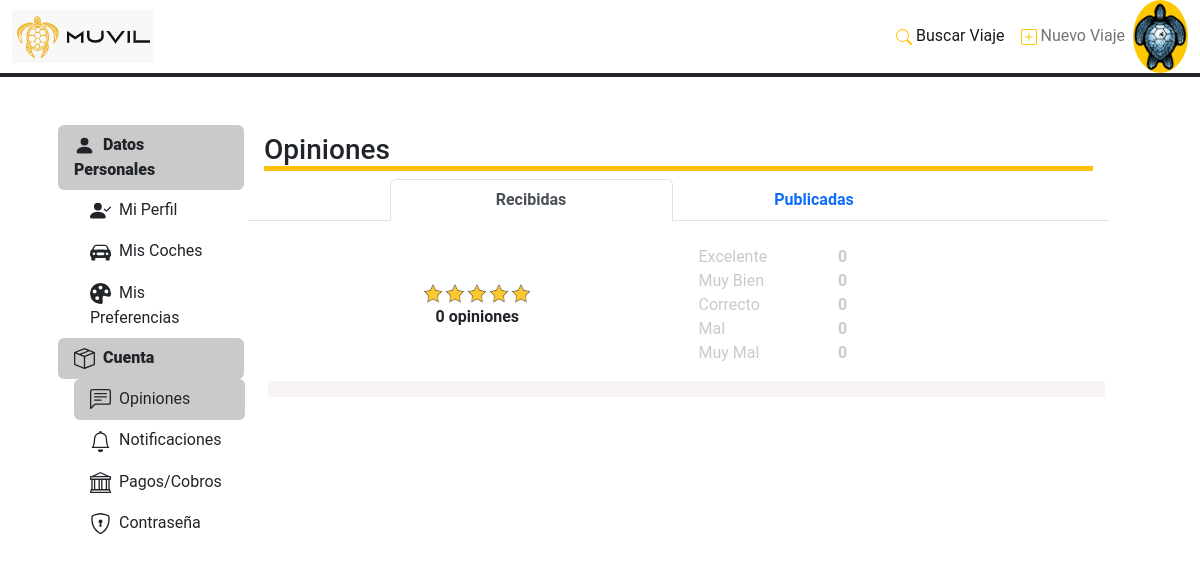
The page /menu_usuario/opiniones/1 on the database as committed earlier.
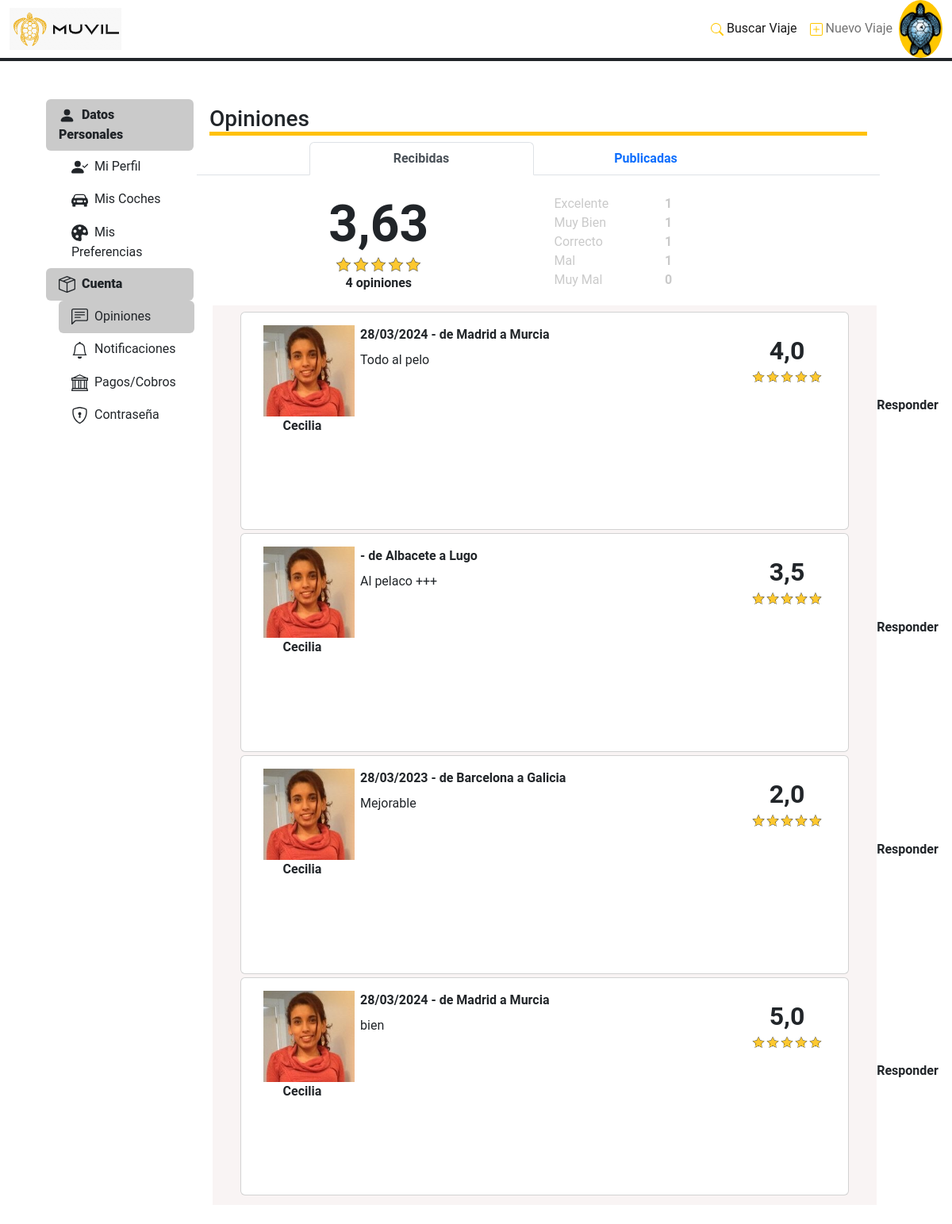
The same page on the database as committed later.
### Aplicaciones/FrontEnd/models.py (models this page shows, shortened)
class Opiniones (models.Model):
    id_persona_publicador = models.ForeignKey(Personas,to_field='id', on_delete=models.CASCADE, related_name='id_publicador')
    id_persona_receptor = models.ForeignKey(Personas, to_field='id', on_delete=models.CASCADE, related_name='id_receptor')
    id_viaje = models.ForeignKey(Viajes, to_field='id', null=True, blank=True, on_delete=models.CASCADE)
    puntuacion = models.DecimalField(max_digits=2, decimal_places=1, default=3.5)
    categoria_puntuacion = models.PositiveIntegerField(choices=categorias_puntuacion, default=3)
    mensaje_opinion = models.CharField(max_length=3000, blank=True, null=True)
    flg_respuesta = models.BooleanField(default=False)
    mensaje_respuesta = models.CharField(max_length=3000, blank=True, null=True)
    fec_created = models.DateTimeField(auto_now_add=True)
    fec_updated = models.DateTimeField(auto_now=True)
    class Meta:
        verbose_name = 'opiniones'
        verbose_name_plural = 'opiniones'

class Personas (models.Model):
    nombre = models.CharField(max_length=64)
    apellido1 = models.CharField(max_length=64)
    apellido2 = models.CharField(max_length=64, blank=True, null=True)
    fec_nacimiento = models.DateField(blank=True, null=True)
    tipo_documento = models.CharField (max_length=8)
    numero_documento = models.CharField(max_length=32)
    email = models.CharField(max_length=320)
    numero_telefono = models.PositiveIntegerField(validators=[MaxValueValidator(999999999)])
    genero = models.CharField(max_length=1, choices=genero, default='F', blank=True, null=True)
    password = models.CharField(max_length=30, default='<NO_PASSWORD>')
    puntuacion = models.DecimalField(max_digits=2, decimal_places=1, default=3.5, blank=True, null=True)
    prestigio = models.CharField(max_length=2, choices=prestigio, default='B', blank=True, null=True)
    numero_opiniones = models.PositiveIntegerField(default = '0', blank=True, null=True)
    descripcion = models.CharField(max_length=3000, blank=True, null=True)
    imagen = models.ImageField(upload_to='images/users_profile', default="images/users_profile/avatar-mujer.jpg")
    pref_conversacion = models.PositiveIntegerField(default='1')
    pref_musica = models.PositiveIntegerField(default='1')
    pref_mascota = models.PositiveIntegerField(default='1')
    pref_fumar = models.PositiveIntegerField(default='1')
    pref_comida = models.PositiveIntegerField(default='1')
    notif_noticiasofertas = models.PositiveIntegerField(default='3')
    notif_opiniones = models.PositiveIntegerField(default='3')
    notif_reservas = models.PositiveIntegerField(default='3')
    fec_created = models.DateTimeField(auto_now_add=True)
    fec_updated = models.DateTimeField(auto_now=True)
    class Meta:
        verbose_name = 'personas'
        verbose_name_plural = 'personas'

class Viajes (models.Model):
    id_persona = models.ForeignKey(Personas, to_field='id', on_delete=models.CASCADE)
    ciudad_origen = models.CharField(max_length=64)
    ciudad_destino = models.CharField(max_length=64)
    flg_ida_vuelta = models.BooleanField(default=False)
    fecha_ida = models.DateField(blank=True, null=True)
    fecha_vuelta = models.DateField(blank=True, null=True)
    numero_asientos_viaje = models.PositiveSmallIntegerField()
    '''flg_solicitado = models.BooleanField(default=False)
    flg_reservado = models.BooleanField(default=False)
    flg_cancelado = models.BooleanField(default=False)
    flg_incidencia = models.BooleanField(default=False)'''
    estado = models.PositiveIntegerField(choices=estados_viajes, default=1)
    importe_total_asiento = models.DecimalField(max_digits = 5,decimal_places = 2)
    importe_comision_asiento = models.DecimalField(max_digits = 5,decimal_places = 2)
    importe_conductor_asiento = models.DecimalField(max_digits = 5,decimal_places = 2)
    numero_asientos_libres = models.PositiveIntegerField(default=0)
    hora_ida = models.TimeField()
    hora_vuelta = models.TimeField(blank=True, null=True)
    fechor_ida = models.DateTimeField()
    fechor_vuelta = models.DateTimeField(blank=True, null=True)
    id_vehiculo = models.ForeignKey(Vehiculos, to_field='id', null=True, blank=True, on_delete=models.CASCADE)
    fec_created = models.DateTimeField(auto_now_add=True)
    fec_updated = models.DateTimeField(auto_now=True)
    class Meta:
        verbose_name = 'viajes'
        verbose_name_plural = 'viajes'

### Aplicaciones/FrontEnd/views.py (the view)
# urls.py: path('menu_usuario/opiniones/<int:idP>', v_menu_usuario_opiniones, name='n_menu_usuario_opiniones'),
def v_menu_usuario_opiniones(request, idP):
    usuario = Personas.objects.get(id=idP)
    opiniones_recibidas = Opiniones.objects.all().filter(id_persona_receptor=usuario)
    opiniones_publicadas = Opiniones.objects.all().filter(id_persona_publicador=usuario)
    opiniones_cat_dict = dict()
    for x in reversed(range(len(categorias_puntuacion))):  # de 0 a 4 (5 iteraciones)
        categoria = categorias_puntuacion[x][1]
        count_opiniones = opiniones_recibidas.filter(categoria_puntuacion=(x+1)).count()
        opiniones_cat_dict.update({categoria: count_opiniones})
    avg_puntuacion = opiniones_recibidas.aggregate(avg_punt=Avg('puntuacion'))
    total_opiniones = opiniones_recibidas.count()
    args = {
            "idP": idP,
            "usuario": usuario,
            "opiniones_recibidas": opiniones_recibidas,
            "opiniones_publicadas": opiniones_publicadas,
            "avg_puntuacion": avg_puntuacion,
            "total_opiniones": total_opiniones,
            "opiniones_cat_dict": opiniones_cat_dict
    }
    return render(request, 'menu_usuario_opiniones.html', args)

### Aplicaciones/FrontEnd/templates/menu_usuario_opiniones.html (shortened to what the changed rows need)
{% extends "menu_usuario_navbar.html" %}
{% load static %}
{% block contenido_tab %}
				<div class="tab-pane fade show active" id="v-pills-opiniones" role="tabpanel" aria-labelledby="v-pills-opiniones-tab">
					<div class="row tab-content" id="opinion-nav-tabContent">
					  	<div class="tab-pane fade show active" id="nav-received" role="tabpanel" aria-labelledby="nav-posted-tab">
							<div class="container-fluid mx-2 my-4" id="opiniones-recibidas">
								<div class="row" id="opiniones-header">
									<div class="col-5 col-lg-6 align-self-center" id="opiniones-resumen">
										<div class="row" id="puntuacion">
											<div class="col d-flex justify-content-center">
												<p class="display-3 fw-bold mb-0">
													{{ avg_puntuacion.avg_punt|floatformat:2 }}
												</p>
											</div>
										</div>
										<div class="row" id="numero_opiniones">
											<div class="col d-flex justify-content-center fw-bold">
												{{ total_opiniones }} opiniones
											</div>
										</div>
									</div>
									<div class="col-7 col-lg-6" id="opiniones-categorias">
										{% for key, values in opiniones_cat_dict.items %}
										<div class="row" id="opiniones_cat">
											<div class="col-6 col-lg-4 font2-muvil">
												{{ key }}
											</div>
											<div class="col-4 fw-bold font2-muvil">
												{{ values }}
											</div>
										</div>
										{% endfor %}
									</div>
								</div>
								<div class="row mt-3 py-2" id="opiniones-list">
									{% for or in opiniones_recibidas %}
									<div class="card mx-auto col-11 mb-1" id="opinion-card">
										<div class="row no-gutters card-body pb-1">
											<div class="col-6 col-lg-2 card-block order-1 order-lg-1 opinion-photo" id="opinion-photo">
												<div class="img-container-opinion mx-auto">
													{% if or.id_persona_publicador.imagen %}
														<img class="mx-auto d-block" src="{{ or.id_persona_publicador.imagen.url }}">
													{% endif %}
												</div>
												<p class="fs-6 fw-bold mb-0 text-center opinion-photo">
													{{or.id_persona_publicador.nombre}}
												</p>
											</div>
											<div class="col-12 col-lg-8 card-block order-3 order-lg-2" id="opinion-body">
												<div class="row card-title" id="opinion-header">
													<div class="col fw-bold fs-6">
														{{ or.id_viaje.fecha_ida|date:"d/m/Y" }} - de {{or.id_viaje.ciudad_origen}} a {{or.id_viaje.ciudad_destino}}
													</div>
												</div>
												<div class="row" id="opinion-comment">
													<div class="col fs-6">
														{{or.mensaje_opinion}}
													</div>
												</div>
											</div>
											<div class="col-6 col-lg-2 card-block order-2 order-lg-3" id="opinion-score">
												<div class="row mt-2" id="opinion-score">
													<div class="col d-flex justify-content-center">
														<p class="fs-2 fw-bold mb-0">
															{{or.puntuacion}}
														</p>
													</div>
												</div>
												<div class="row" id="opinion-rating">
													<div class="col d-flex justify-content-center">
														<img class="img-fluid" src='{% static "img/rating_stars.jpg" %}' height="20px" width="100px">
													</div>
												</div>
												<div class="row pt-2" id="opinion-answer">
													<div class="col d-flex justify-content-center">
														{% if or.flg_respuesta %}
														<button class="btn d-flex">
															<a href="" alt="Respondido"><embed src='{% static "icon/tag.svg" %}' alt="Respondido"/></a>
															<b class="ps-1 fs-6">Respondido</b>
														</button>
														{% else %}
														<button class="btn d-flex">
															<a href="" alt="Responder"><embed src='{% static "icon/reply.svg" %}' alt="Responder"/></a>
															<b class="ps-1 fs-6">Responder</b>
														</button>
														{% endif %}
													</div>
												</div>
											</div>
										</div>
								</div>
									{% endfor %}
								</div>
							</div>
						</div>
					</div>
				</div>
{% endblock %}

Rows that differ between the two databases and show on the page:
added Opiniones: id_persona_publicador.imagen (picture), id_persona_publicador.nombre "Cecilia", id_viaje.fecha_ida "28/03/2024", id_viaje.ciudad_origen "Madrid", id_viaje.ciudad_destino "Murcia", mensaje_opinion "Todo al pelo", puntuacion "4,0", flg_respuesta "Responder"
added Opiniones: id_persona_publicador.imagen (picture), id_persona_publicador.nombre "Cecilia", id_viaje.ciudad_origen "Albacete", id_viaje.ciudad_destino "Lugo", mensaje_opinion "Al pelaco +++", puntuacion "3,5", flg_respuesta "Responder"
added Opiniones: id_persona_publicador.imagen (picture), id_persona_publicador.nombre "Cecilia", id_viaje.fecha_ida "28/03/2023", id_viaje.ciudad_origen "Barcelona", id_viaje.ciudad_destino "Galicia", mensaje_opinion "Mejorable", puntuacion "2,0", flg_respuesta "Responder"
added Opiniones: id_persona_publicador.imagen (picture), id_persona_publicador.nombre "Cecilia", id_viaje.fecha_ida "28/03/2024", id_viaje.ciudad_origen "Madrid", id_viaje.ciudad_destino "Murcia", mensaje_opinion "bien", puntuacion "5,0", flg_respuesta "Responder"
Other text that changed with them:
{{ avg_puntuacion.avg_punt|floatformat:2 }}: (not shown) → "3,63"
{{ total_opiniones }}: "0" → "4"
new list line: "Excelente 1"
new list line: "Muy Bien 1"
new list line: "Correcto 1"
new list line: "Mal 1"
list line gone: "Excelente 0"
list line gone: "Muy Bien 0"
list line gone: "Correcto 0"
list line gone: "Mal 0"
